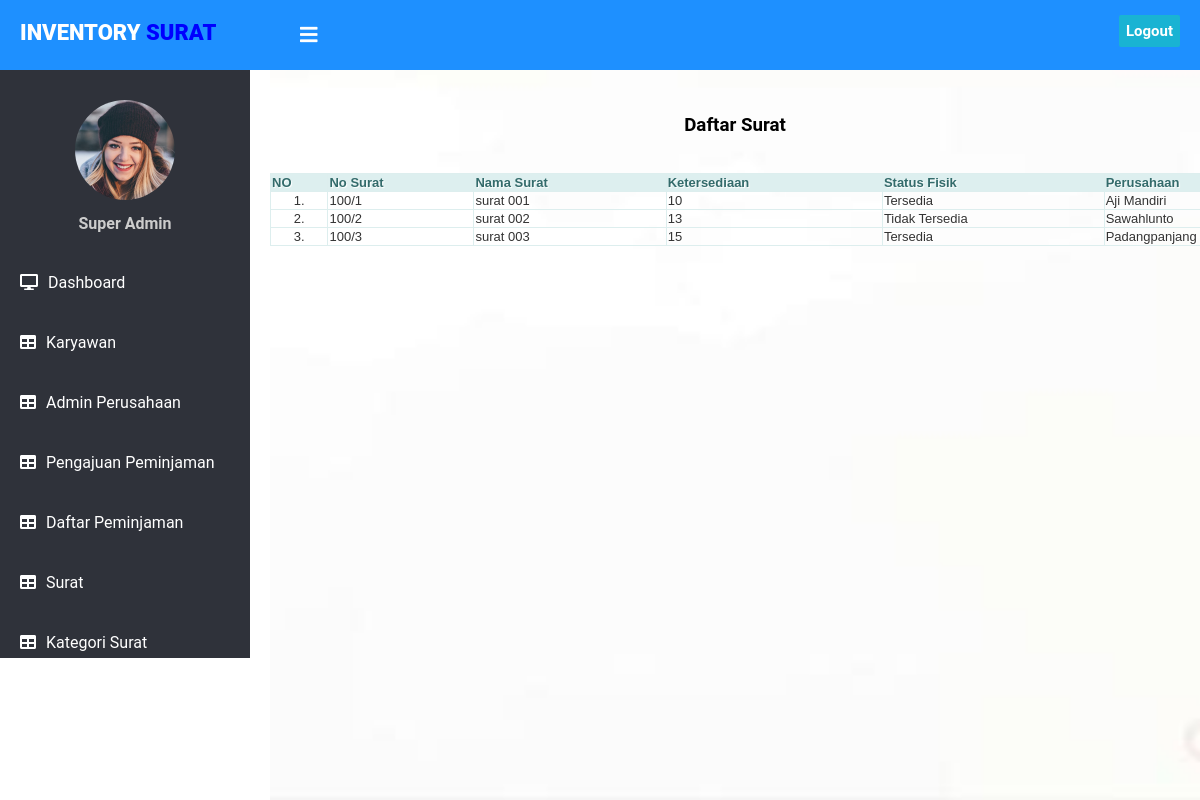
The app's page /superadmin/perusahaan/list_surat.php with its own data.
### tables this page shows
CREATE TABLE `surat` (
  `id` int(11) NOT NULL,
  `no_surat` varchar(10) NOT NULL,
  `nama_surat` varchar(50) NOT NULL,
  `kategori_surat` varchar(50) NOT NULL,
  `ketersediaan` varchar(50) NOT NULL,
  `status_fisik` varchar(50) NOT NULL,
  `perusahaan` varchar(50) NOT NULL
);

### superadmin/perusahaan/list_surat.php (the view, shortened to what this page needs)
<!DOCTYPE html>
<html lang="en" dir="ltr">
<head>
    <link rel="stylesheet" href="../admin/style.css">
    <link rel="stylesheet" href="https://cdnjs.cloudflare.com/ajax/libs/font-awesome/5.12.1/css/all.min.css">
</head>
<body>
    <header>
      <label for="check">
        <i class="fas fa-bars" id="sidebar_btn"></i>
      </label>
      <div class="left_area">
        <h3>Inventory <span>Surat</span></h3>
      </div>
      <div class="right_area">
        <a href="../../logout.php" class="logout_btn">Logout</a>
      </div>
    </header>
    <div class="sidebar">
      <center>
        <img src="../admin/1.png" class="profile_image" alt="">
        <h4>Super Admin</h4>
      </center>
      <a href="../dashboard/index.php"><i class="fas fa-desktop"></i><span>Dashboard</span></a>
      <a href="../crud_karyawan/index.php"><i class="fas fa-table"></i><span>Karyawan</span></a>
      <a href="../crud_admin/index.php"><i class="fas fa-table"></i><span>Admin Perusahaan</span></a>
      <a href="../pengajuan_peminjaman/index.php"><i class="fas fa-table"></i><span>Pengajuan Peminjaman</span></a>
      <a href="../daftar_peminjaman/index.php"><i class="fas fa-table"></i><span>Daftar Peminjaman</span></a>
      <a href="../crud_surat/index.php"><i class="fas fa-table"></i><span>Surat</span></a>
      <a href="../crud_kategori_surat/index.php"><i class="fas fa-table"></i><span>Kategori Surat</span></a>
    </div>
    <div class="content">
      <br/>
      <br/>
      <br/>
      <br/>
      <br/>
      <h3 align="center">Daftar Surat</h3>
      <div style="overflow: auto;">
        <table border="" class="table" width="1075px">
          <br/>
        <tr class="table-th">
          <th>NO</th>
          <th>No Surat</th>
          <th>Nama Surat</th>
          <th>Ketersediaan</th>
          <th>Status Fisik</th>
          <th>Perusahaan</th>
        </tr>
        <?php
          include "../../koneksi.php";
          $query = mysqli_query($koneksi, "SELECT * FROM surat") or die(mysqli_error($koneksi));
          $nomor = 1;
          while($data = mysqli_fetch_array($query)) { ?>
            <tr class="table-td">
              <td align="center"><?php echo $nomor++; ?>.</td>
              <td><?php echo $data['no_surat']; ?></td>
              <td><?php echo $data['nama_surat']; ?></td>
              <td><?php echo $data['ketersediaan']; ?></td>
              <td><?php echo $data['status_fisik']; ?></td>
              <td><?php echo $data['perusahaan']; ?></td>
            </tr>
        <?php
        } ?>
        </table>
      </div>
    </div>
</body>
</html>

### superadmin/admin/style.css (style rules this page uses)
body { margin: 0; padding: 0; font-family: "Roboto", sans-serif; }
header { position: fixed; background: #1E90FF; padding: 20px; width: 100%; height: 30px; }
.left_area h3 { color: #fff; margin: 0; text-transform: uppercase; font-size: 22px; font-weight: 900; }
.left_area span { color: #0000FF; }
.logout_btn { padding: 7px; background: #19B3D3; text-decoration: none; float: right; margin-top: -30px; margin-right: 40px; border-radius: 2px; font-size: 15px; font-weight: 600; color: #fff; transition: 0.5s; transition-property: background; }
.sidebar { background: #2f323a; margin-top: 70px; padding-top: 30px; padding-bottom : 30px; position: fixed; left: 0; width: 250px; height: 528px; transition: 0.5s; transition-property: left; overflow-y : scroll; }
.sidebar .profile_image { width: 100px; height: 100px; border-radius: 100px; margin-bottom: 10px; }
.sidebar h4 { color: #ccc; margin-top: 0; margin-bottom: 20px; }
.sidebar a { color: #fff; display: block; width: 100%; line-height: 60px; text-decoration: none; padding-left: 20px; box-sizing: border-box; transition: 0.5s; transition-property: background; }
.sidebar i { padding-right: 10px; }
label #sidebar_btn { z-index: 1; color: #fff; position: fixed; cursor: pointer; left: 300px; font-size: 20px; margin: 5px 0; transition: 0.5s; transition-property: color; }
.content { margin-left: 270px; background: url(background2.jpg) no-repeat; background-position: center; background-size: cover; height: 100vh; transition: 0.5s; }
.table { border: solid 1px #DDEEEE; border-collapse: collapse; border-spacing: 0; font: normal 13px Arial, sans-serif; }
.table-th { background-color: #DDEFEF; border: solid 1px #DDEEEE; color: #336B6B; padding: 10px; text-align: left; text-shadow: 1px 1px 1px #fff; }
.table-td { border: solid 1px #DDEEEE; color: #333; padding: 10px; text-shadow: 1px 1px 1px #fff; }

### records on screen
surat: no_surat "100/1", nama_surat "surat 001", ketersediaan "10", status_fisik "Tersedia", perusahaan "Aji Mandiri"
surat: no_surat "100/2", nama_surat "surat 002", ketersediaan "13", status_fisik "Tidak Tersedia", perusahaan "Sawahlunto"
surat: no_surat "100/3", nama_surat "surat 003", ketersediaan "15", status_fisik "Tersedia", perusahaan "Padangpanjang"
